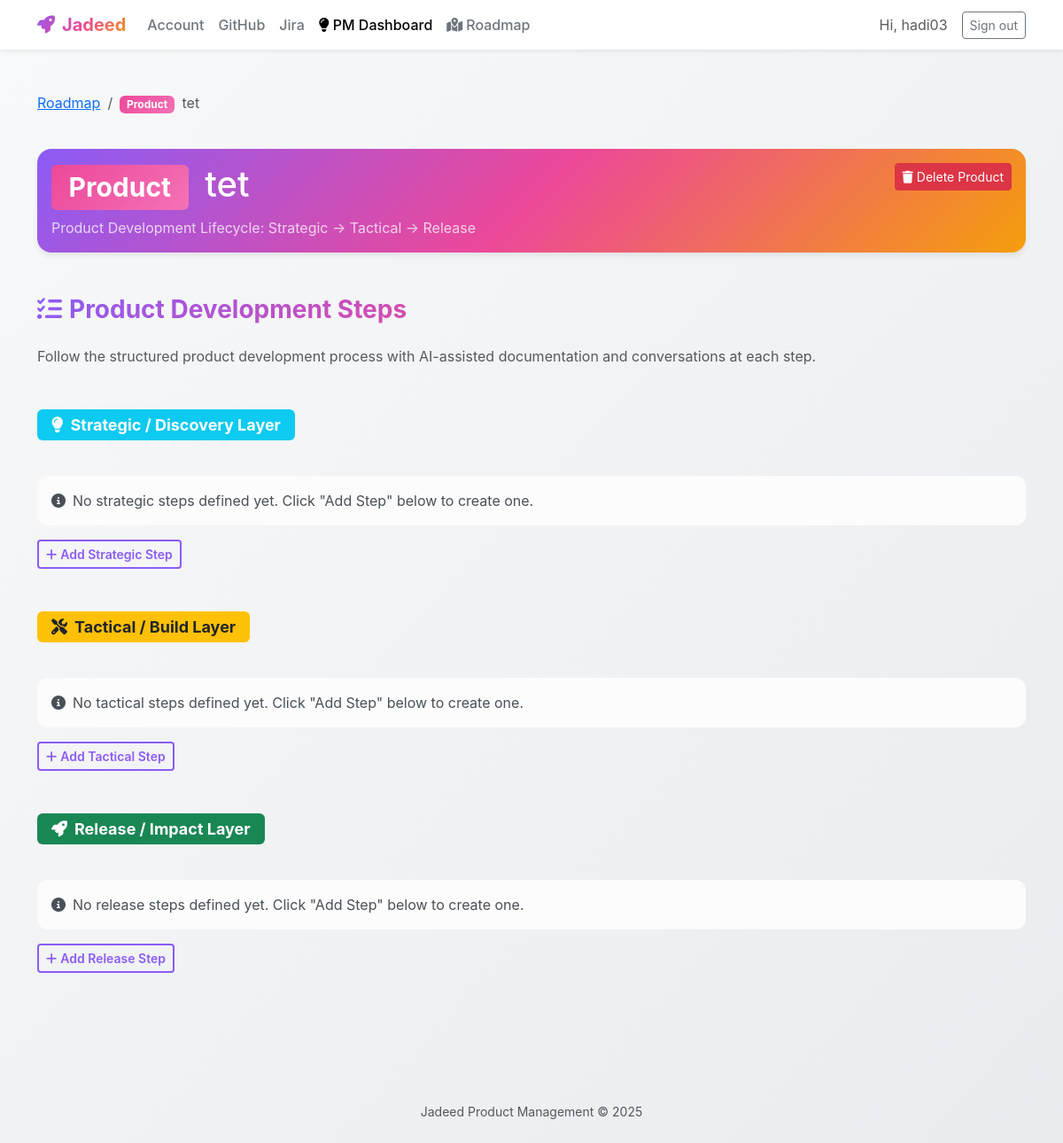
/product-management/product/48/steps/ (signed in), run on the app's committed database.
### product_management/models.py (models this page shows, shortened)
class WorkflowStep(models.Model):
    STEP_CHOICES = [
        ('vision', 'Vision'),
        ('initiative', 'Initiative'),
        ('portfolio', 'Portfolio'),
        ('product', 'Product'),
        ('feature', 'Feature'),
    ]
    project = models.ForeignKey(Project, on_delete=models.CASCADE, related_name='workflow_steps', null=True, blank=True)
    user = models.ForeignKey('auth.User', on_delete=models.CASCADE, related_name='workflow_steps', null=True, blank=True)
    step_type = models.CharField(max_length=20, choices=STEP_CHOICES)
    title = models.CharField(max_length=255)
    description = models.TextField(blank=True)
    reference_id = models.CharField(max_length=20, unique=True, blank=True, null=True)
    parent_step = models.ForeignKey(
        'self',
        on_delete=models.CASCADE,
        null=True,
        blank=True,
        related_name='child_steps'
    )
    conversation_history = models.JSONField(default=list, blank=True)
    readme_content = models.TextField(blank=True)
    readme_generated_at = models.DateTimeField(null=True, blank=True)
    is_completed = models.BooleanField(default=False)
    created_at = models.DateTimeField(auto_now_add=True)
    updated_at = models.DateTimeField(auto_now=True)
    class Meta:
        verbose_name = "Workflow Step"
        verbose_name_plural = "Workflow Steps"
        ordering = ['step_type', '-created_at']
        indexes = [
            models.Index(fields=['project', 'step_type']),
            models.Index(fields=['parent_step']),
        ]

class Product(models.Model):
    workflow_step = models.OneToOneField(
        WorkflowStep,
        on_delete=models.CASCADE,
        related_name='product_details'
    )
    value_proposition = models.TextField(blank=True)
    user_personas = models.TextField(blank=True)
    market_analysis = models.TextField(blank=True)
    class Meta:
        verbose_name = "Product"
        verbose_name_plural = "Products"

### product_management/views.py (the view)
# urls.py: path('product/<int:step_id>/steps/', views.product_steps, name='product_steps'),
@login_required
def product_steps(request, step_id):
    workflow_step = get_object_or_404(WorkflowStep, id=step_id, step_type='product')
    if workflow_step.project:
        if workflow_step.project.user != request.user:
            from django.http import Http404
            raise Http404("Product not found.")
    elif workflow_step.user and workflow_step.user != request.user:
        from django.http import Http404
        raise Http404("Product not found.")
    try:
        product = workflow_step.product_details
    except Product.DoesNotExist:
        messages.error(request, 'Product details not found.')
        if workflow_step.project:
            return redirect('product_management:project_detail', project_id=workflow_step.project.id)
        else:
            return redirect('product_management:index')
    hierarchy = []
    current = workflow_step
    while current:
        hierarchy.insert(0, current)
        current = current.parent_step
    product_steps = ProductStep.objects.filter(product=product).order_by('order', 'created_at')
    steps_by_layer = {
        'strategic': product_steps.filter(layer='strategic'),
        'tactical': product_steps.filter(layer='tactical'),
        'release': product_steps.filter(layer='release'),
    }
    context = {
        'workflow_step': workflow_step,
        'product': product,
        'project': workflow_step.project,
        'hierarchy': hierarchy,
        'product_steps': product_steps,
        'steps_by_layer': steps_by_layer,
    }
    return render(request, 'product_management/product_steps.html', context)

### product_management/templates/product_management/product_steps.html (shortened to what this page needs)
{% extends 'product_management/base.html' %}
{% block content %}
<div class="row mb-4">
    <div class="col-12">
        <nav aria-label="breadcrumb">
            <ol class="breadcrumb">
                <li class="breadcrumb-item"><a href="{% url 'product_management:hierarchy' %}">Roadmap</a></li>
                {% for item in hierarchy %}
                    {% if forloop.last %}
                        <li class="breadcrumb-item active" aria-current="page">
                            <span class="badge badge-{{ item.step_type }} me-1">{{ item.get_step_type_display }}</span>
                            {{ item.title }}
                        </li>
                    {% endif %}
                {% endfor %}
            </ol>
        </nav>
    </div>
</div>
<div class="row mb-4">
    <div class="col-12">
        <div class="card card-gradient mb-4">
            <div class="card-body">
                <div class="d-flex justify-content-between align-items-start">
                    <div class="flex-grow-1">
                        <h1 class="mb-2">
                            <span class="badge badge-product me-2">Product</span>
                            {{ product.workflow_step.title }}
                        </h1>
                        <p class="mb-0 opacity-75">Product Development Lifecycle: Strategic → Tactical → Release</p>
                    </div>
                    <div>
                        <button class="btn btn-danger btn-sm delete-product-btn"
                                data-product-id="{{ workflow_step.id }}"
                                data-product-title="{{ product.workflow_step.title }}">
                            <i class="fas fa-trash me-1"></i>Delete Product
                        </button>
                    </div>
                </div>
            </div>
        </div>
    </div>
</div>
<div class="row mb-4">
    <div class="col-12">
        <h3 class="section-title">
            <i class="fas fa-tasks me-2"></i>Product Development Steps
        </h3>
        <p class="text-muted mb-4">Follow the structured product development process with AI-assisted documentation and conversations at each step.</p>
    </div>
</div>
<div class="row mb-4">
    <div class="col-12">
        <h4 class="mb-3">
            <span class="badge bg-info text-white px-3 py-2">
                <i class="fas fa-lightbulb me-2"></i>Strategic / Discovery Layer
            </span>
        </h4>
    </div>
</div>
<div class="row">
    {% for step in steps_by_layer.strategic %}
    <div class="col-md-6 col-lg-4 mb-4">
        <div class="card h-100">
            <div class="card-header bg-white border-0 pt-3">
                <h5 class="mb-0">
                    <span class="workflow-badge badge-product">
                        {{ forloop.counter }}. {{ step.get_step_type_display }}
                    </span>
                    {% if step.is_completed %}
                    <span class="badge bg-success float-end"><i class="fas fa-check"></i></span>
                    {% endif %}
                </h5>
            </div>
            <div class="card-body">
                <h6 class="mb-2">{{ step.title }}</h6>
                <small class="text-muted">{{ step.description|truncatewords:15 }}</small>
                <div class="mt-3 d-flex gap-2">
                    <a href="{% url 'product_management:product_step_chat' step.id %}" class="btn btn-sm btn-creative-outline">
                        Open <i class="fas fa-arrow-right ms-1"></i>
                    </a>
                    <button class="btn btn-sm btn-outline-danger delete-product-step-btn"
                            data-step-id="{{ step.id }}"
                            data-step-title="{{ step.title }}">
                        <i class="fas fa-trash"></i>
                    </button>
                </div>
            </div>
        </div>
    </div>
    {% empty %}
    <div class="col-12">
        <div class="alert alert-light">
            <i class="fas fa-info-circle me-2"></i>No strategic steps defined yet. Click "Add Step" below to create one.
        </div>
    </div>
    {% endfor %}
</div>
<div class="row mb-5">
    <div class="col-12">
        <button class="btn btn-creative-outline btn-sm" onclick="showAddStepModal('strategic')">
            <i class="fas fa-plus me-1"></i>Add Strategic Step
        </button>
    </div>
</div>
<div class="row mb-4">
    <div class="col-12">
        <h4 class="mb-3">
            <span class="badge bg-warning text-dark px-3 py-2">
                <i class="fas fa-tools me-2"></i>Tactical / Build Layer
            </span>
        </h4>
    </div>
</div>
<div class="row">
    {% for step in steps_by_layer.tactical %}
    <div class="col-md-6 col-lg-4 mb-4">
        <div class="card h-100">
            <div class="card-header bg-white border-0 pt-3">
                <h5 class="mb-0">
                    <span class="workflow-badge badge-product">
                        {{ forloop.counter|add:6 }}. {{ step.get_step_type_display }}
                    </span>
                    {% if step.is_completed %}
                    <span class="badge bg-success float-end"><i class="fas fa-check"></i></span>
                    {% endif %}
                </h5>
            </div>
            <div class="card-body">
                <h6 class="mb-2">{{ step.title }}</h6>
                <small class="text-muted">{{ step.description|truncatewords:15 }}</small>
                <div class="mt-3 d-flex gap-2">
                    <a href="{% url 'product_management:product_step_chat' step.id %}" class="btn btn-sm btn-creative-outline">
                        Open <i class="fas fa-arrow-right ms-1"></i>
                    </a>
                    <button class="btn btn-sm btn-outline-danger delete-product-step-btn"
                            data-step-id="{{ step.id }}"
                            data-step-title="{{ step.title }}">
                        <i class="fas fa-trash"></i>
                    </button>
                </div>
            </div>
        </div>
    </div>
    {% empty %}
    <div class="col-12">
        <div class="alert alert-light">
            <i class="fas fa-info-circle me-2"></i>No tactical steps defined yet. Click "Add Step" below to create one.
        </div>
    </div>
    {% endfor %}
</div>
<div class="row mb-5">
    <div class="col-12">
        <button class="btn btn-creative-outline btn-sm" onclick="showAddStepModal('tactical')">
            <i class="fas fa-plus me-1"></i>Add Tactical Step
        </button>
    </div>
</div>
<div class="row mb-4">
    <div class="col-12">
        <h4 class="mb-3">
            <span class="badge bg-success text-white px-3 py-2">
                <i class="fas fa-rocket me-2"></i>Release / Impact Layer
            </span>
        </h4>
    </div>
</div>
<div class="row">
    {% for step in steps_by_layer.release %}
    <div class="col-md-6 col-lg-4 mb-4">
        <div class="card h-100">
            <div class="card-header bg-white border-0 pt-3">
                <h5 class="mb-0">
                    <span class="workflow-badge badge-product">
                        {{ forloop.counter|add:11 }}. {{ step.get_step_type_display }}
                    </span>
                    {% if step.is_completed %}
                    <span class="badge bg-success float-end"><i class="fas fa-check"></i></span>
                    {% endif %}
                </h5>
            </div>
            <div class="card-body">
                <h6 class="mb-2">{{ step.title }}</h6>
                <small class="text-muted">{{ step.description|truncatewords:15 }}</small>
                <div class="mt-3 d-flex gap-2">
                    <a href="{% url 'product_management:product_step_chat' step.id %}" class="btn btn-sm btn-creative-outline">
                        Open <i class="fas fa-arrow-right ms-1"></i>
                    </a>
                    <button class="btn btn-sm btn-outline-danger delete-product-step-btn"
                            data-step-id="{{ step.id }}"
                            data-step-title="{{ step.title }}">
                        <i class="fas fa-trash"></i>
                    </button>
                </div>
            </div>
        </div>
    </div>
    {% empty %}
    <div class="col-12">
        <div class="alert alert-light">
            <i class="fas fa-info-circle me-2"></i>No release steps defined yet. Click "Add Step" below to create one.
        </div>
    </div>
    {% endfor %}
</div>
<div class="row mb-5">
    <div class="col-12">
        <button class="btn btn-creative-outline btn-sm" onclick="showAddStepModal('release')">
            <i class="fas fa-plus me-1"></i>Add Release Step
        </button>
    </div>
</div>
{% endblock %}

### product_management/templates/product_management/base.html (shortened to what this page needs)
{% load static %}
<!DOCTYPE html>
<html lang="en">
<head>
    <link href="https://cdn.jsdelivr.net/npm/bootstrap@5.3.3/dist/css/bootstrap.min.css" rel="stylesheet">
    <link rel="stylesheet" href="https://cdnjs.cloudflare.com/ajax/libs/font-awesome/6.4.0/css/all.min.css">
</head>
<body>
    <nav class="navbar navbar-expand-lg navbar-light bg-white shadow-sm mb-4">
        <div class="container">
            <a class="navbar-brand" href="{% url 'accounts:index' %}">
                <i class="fas fa-rocket me-2"></i>Jadeed
            </a>
            <div class="collapse navbar-collapse" id="navbarNav">
                <ul class="navbar-nav me-auto">
                    <li class="nav-item">
                        <a class="nav-link" href="{% url 'accounts:index' %}">Account</a>
                    </li>
                    <li class="nav-item">
                        <a class="nav-link" href="{% url 'github:index' %}">GitHub</a>
                    </li>
                    <li class="nav-item">
                        <a class="nav-link" href="{% url 'jira:issues' %}">Jira</a>
                    </li>
                    <li class="nav-item">
                        <a class="nav-link active" href="{% url 'product_management:index' %}">
                            <i class="fas fa-lightbulb me-1"></i>PM Dashboard
                        </a>
                    </li>
                    <li class="nav-item">
                        <a class="nav-link" href="{% url 'product_management:hierarchy' %}">
                            <i class="fas fa-map-marked-alt me-1"></i>Roadmap
                        </a>
                    </li>
                </ul>
                <div class="d-flex align-items-center gap-3">
                    {% if user.is_authenticated %}
                        <span class="text-muted">Hi, {{ user.username }}</span>
                        <form action="{% url 'accounts:logout' %}" method="post" class="m-0">
                            <button class="btn btn-sm btn-outline-secondary" type="submit">Sign out</button>
                        </form>
                    {% else %}
                        <a class="btn btn-sm btn-outline-secondary" href="{% url 'accounts:login' %}">Sign in</a>
                        <a class="btn btn-sm btn-creative" href="{% url 'accounts:signup' %}">Sign up</a>
                    {% endif %}
                </div>
            </div>
        </div>
    </nav>
    <main class="container py-4">
        {% block content %}{% endblock %}
    </main>
    <footer class="text-center text-muted py-4 mt-5">
        <div class="container">
            <small>Jadeed Product Management &copy; 2025</small>
        </div>
    </footer>
</body>
</html>

### data on the page
WorkflowStep: step_type "Product", title "tet"
Product: workflow_step "tet"

### other printed values
{{ user.username }} "hadi03"
